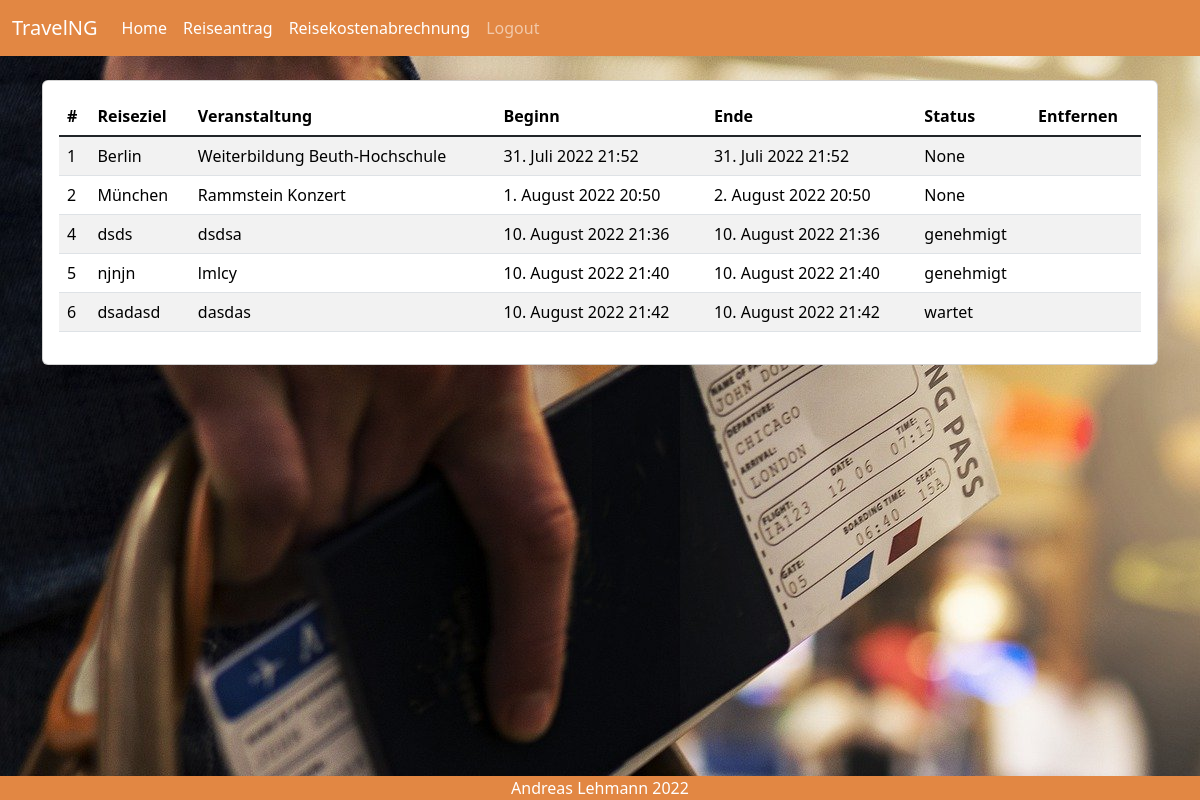
The page /request/ on the database as committed earlier.
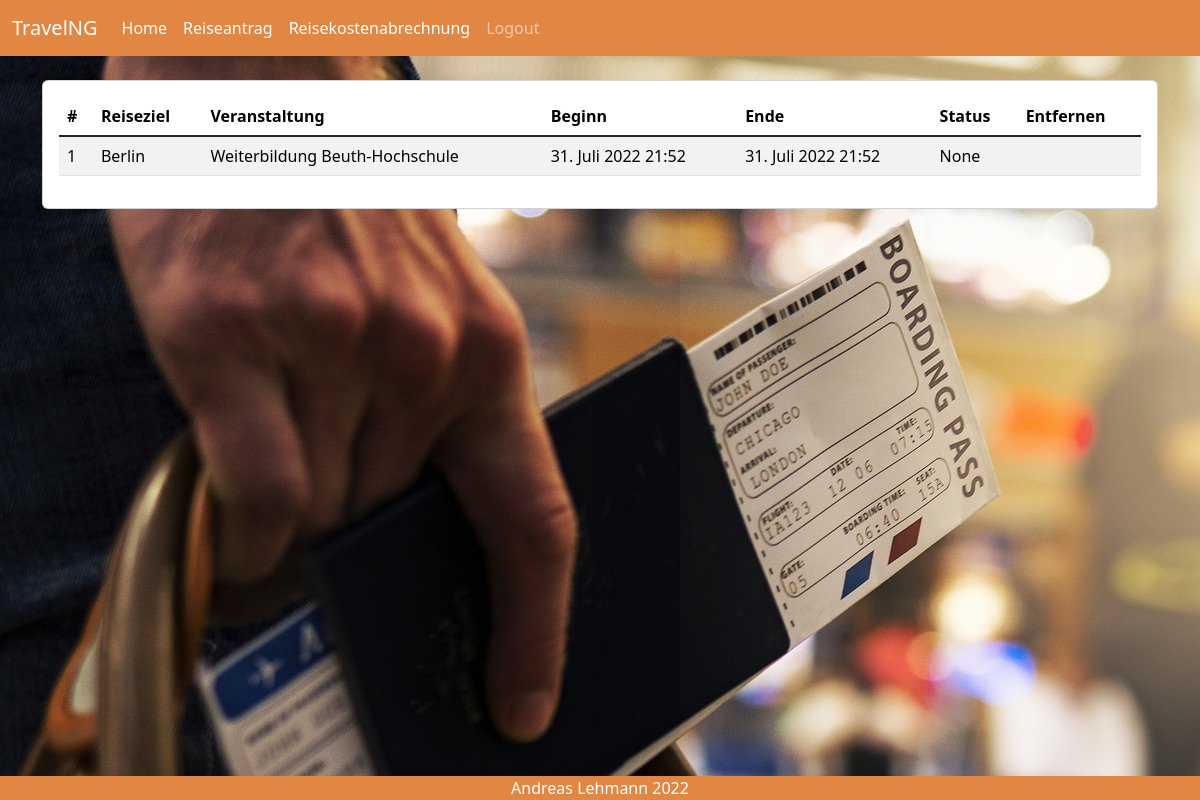
The same page on the database as committed later.
### request/models.py (models this page shows, shortened)
class TravelRequest(models.Model):
    destination = models.CharField(max_length=50, blank=False)
    event = models.CharField(max_length=50, blank=False)
    journey_start = models.DateTimeField(default=timezone.now, blank=False)
    journey_end = models.DateTimeField(default=timezone.now, blank=False)
    event_start = models.DateTimeField(default=timezone.now, blank=False)
    event_end = models.DateTimeField(default=timezone.now, blank=False)
    transport = models.ForeignKey(Transport, on_delete=models.SET_NULL, null=True, blank=False)
    employee = models.ForeignKey(Employee, on_delete=models.SET_NULL, null=True, blank=False)
    cost_center = models.ForeignKey(CostCenter, on_delete=models.SET_NULL, null=True, blank=False)
    status = models.ForeignKey(TravelRequestStatus, default='wartet', on_delete=models.SET_NULL, null=True, blank=False)

class TravelRequestStatus(models.Model):
    status = models.CharField(max_length=30)
    def __str__(self):
        return f'{self.status}'

### request/views.py (the view)
# urls.py: 2. Add a URL to urlpatterns:  path('', views.home, name='home')
def home(request):
    travel_requests = TravelRequest.objects.all().order_by('journey_start')
    return render(request, 'request/travelRequestList.html',
                  {'page_title': '', 'travel_requests': travel_requests})

### templates/request/travelRequestList.html (shortened to what this page needs)
{% extends 'request/base.html' %}
{% load bootstrap5 bootstrap_icons %}
{% block content %}
    <div class="container">
        <div class="card" style="width: 100%;">
            <div class="card-body">
                <table class="table table-striped table-hover">
                    <thead class="">
                    <tr>
                        <th>#</th>
                        <th>Reiseziel</th>
                        <th>Veranstaltung</th>
                        <th>Beginn</th>
                        <th>Ende</th>
                        <th>Status</th>
                        <th>Entfernen</th>
                    </tr>
                    </thead>
                    <tbody class="table-group-divider">
                    {% for TravelRequest in travel_requests %}
                        <tr>
                            <td>{{ TravelRequest.id }}</td>
                            <td>{{ TravelRequest.destination }}</td>
                            <td>{{ TravelRequest.event }}</td>
                            <td>{{ TravelRequest.journey_start }}</td>
                            <td>{{ TravelRequest.journey_end }}</td>
                            <td>{{ TravelRequest.status }}</td>
                            <td>
                            </td>
                        </tr>
                    {% endfor %}
                    </tbody>
                </table>
            </div>
        </div>
    </div>
{% endblock %}

### templates/request/base.html (shortened to what this page needs)
{% load bootstrap5 bootstrap_icons %}
{% bootstrap_css %}
{% load static %}
<link rel="stylesheet" href="{% static 'bootstrap_icons/css/bootstrap_icons.css' %}">
<!DOCTYPE html>
<html lang="en">
<head>
</head>
<body>
<div class="bg-image" style="background-image: url('{% static 'travel-g774051fb3_1920.jpg' %}');
        height: 100vh;
        "
>
    {% block navigation %}
        <nav class="navbar navbar-expand-lg navbar-dark mb-4" style="background-color: #e28743;">
            <div class="container-fluid">
                <a class="navbar-brand" href="#">{% md_icon 'earth' %}TravelNG</a>
                <ul class="navbar-nav me-auto mb-2 mb-lg-0">
                    <li class="nav-item">
                        <a class="nav-link active" aria-current="page"
                           href="{% url 'home' %}">{% bs_icon 'house' %}Home</a>
                    </li>
                    <li class="nav-item">
                        <a class="nav-link active"
                           href="{% url 'newTravelRequest' %}">{% bs_icon 'airplane' %}Reiseantrag</a>
                    </li>
                    <li class="nav-item">
                        <a class="nav-link active"
                           href="{% url 'newInvoice' %}">{% bs_icon 'bank' %}Reisekostenabrechnung</a>
                    </li>
                    <li class="nav-item">
                        <a class="nav-link" href="{% url 'logout' %}">{% bs_icon 'door-closed' %}Logout</a>
                    </li>
                </ul>
            </div>
        </nav>
    {% endblock %}
    {% block content %}{% endblock %}
</div>
</body>
{% block footer %}
    <div class="text-center text-white fixed-bottom" style="background-color: #e28743;">{% bs_icon 'c-circle' %}Andreas
        Lehmann 2022
    </div>
{% endblock %}
</html>

Rows that differ between the two databases and show on the page:
removed TravelRequest: id "2", destination "München", event "Rammstein Konzert", journey_start "1. August 2022 20:50", journey_end "2. August 2022 20:50", status "None"
removed TravelRequest: id "4", destination "dsds", event "dsdsa", journey_start "10. August 2022 21:36", journey_end "10. August 2022 21:36", status "genehmigt"
removed TravelRequest: id "5", destination "njnjn", event "lmlcy", journey_start "10. August 2022 21:40", journey_end "10. August 2022 21:40", status "genehmigt"
removed TravelRequest: id "6", destination "dsadasd", event "dasdas", journey_start "10. August 2022 21:42", journey_end "10. August 2022 21:42", status "wartet"
